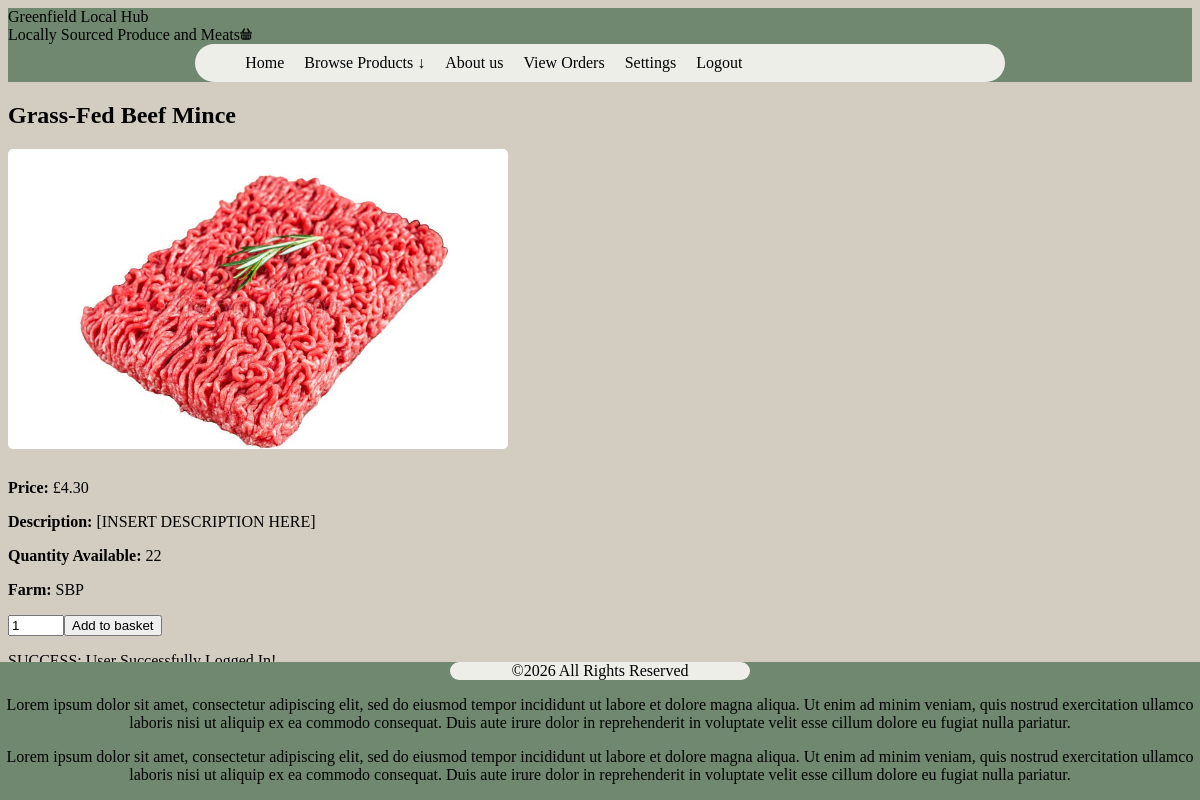
The app's page /product_single.php?id=2 (signed in) with its own data.
### tables this page shows
CREATE TABLE `products` (
  `product_id` int NOT NULL,
  `name` text NOT NULL,
  `description` text NOT NULL,
  `farm` text NOT NULL,
  `image` text NOT NULL,
  `image_alt` text NOT NULL,
  `price` float NOT NULL,
  `quantity` int NOT NULL
);

### assets/dbconn.php (called while the page is built, shortened)
<?php
    function dbconn_select(){
        $servername = "localhost";
        $dbusername = "glh_select";
        $dbpassword = "greenfield";
        $dbname = "glh_db";
        try {
            $conn = new PDO("mysql:host=$servername;port=3306;dbname=$dbname", $dbusername, $dbpassword);
            $conn->setAttribute(PDO::ATTR_ERRMODE, PDO::ERRMODE_EXCEPTION);
            return $conn;
        } catch(PDOException $e) {
            error_log("database error in super_checker: " . $e->getMessage());
            throw $e;
        }
    }

### product_single.php (the view, shortened to what this page needs)
<?php
    require_once "assets/dbconn.php";
    require_once "assets/common.php";
    $product_id = isset($_GET['id']) ? $_GET['id'] : false;
    $product = getproductbyid(dbconn_select(), $product_id);
    echo "<!DOCTYPE html>";
    echo "<html lang='en'>";
        echo "<head>";
            echo "<link rel='stylesheet' type='text/css' href='assets/styles.css'>";
        echo "</head>";
        echo "<body>";
            require "assets/header.php";
    echo "<div class =product-single>";
    echo "<h2>" . $product['name'] . "</h2>";
        echo "<img src='" . $product['image'] . "' alt='" . $product['image_alt'] . "'>";
        echo "<p><strong>Price:  </strong> £" . number_format($product['price'], 2) . "</p>";
        echo "<p><strong>Description:  </strong> " . $product['description'] . "</p>";
        echo "<p><strong>Quantity Available:  </strong> " . $product['quantity'] . "</p>";
        echo "<p><strong>Farm:  </strong> " . $product['farm'] . "</p>";
    echo "</div>";
    if ($product['quantity'] > 0) {
        echo " <form action='' method='post'>";
        echo "<td>";
        echo "<input type='number' name='quantity' min='1' max= " . $product['quantity'] . "  value='1' />";
        echo "<input type='submit' name='addprod' value='Add to basket' />";
        echo "</td>";
        echo "</form>";
    } else {
        echo " <form action='' method='post'>";
        echo "<input type='hidden' name='itemid' value=" . $product['product_id'] . ">";
        echo "<input type='submit' disabled name='addprod' value='Sold Out' />";
    }
echo user_message();
            require "assets/footer.php";
        echo "</body>";
    echo "</html>";

### assets/styles.css (style rules this page uses)
body { background-color: #d3ccc0; color: black; }
.product-single img { width: 500px; height: 300px; object-fit: cover; border-radius: 5px; margin-bottom: 10px; }

### records on screen
products: name "Grass-Fed Beef Mince", image (picture), price "4.30", description "[INSERT DESCRIPTION HERE]", quantity "22", farm "SBP"

### other values on screen
$_SESSION['usermessage'] "SUCCESS: User Successfully Logged In!"
